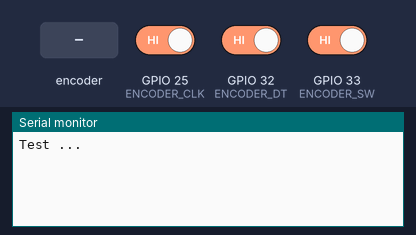
This sketch was run on a simulated ESP32. On the bench: the last lines printed to the serial monitor. The test bench sets the inputs (shaded band); at power-on: GPIO 33 (ENCODER_SW) HIGH, GPIO 25 (ENCODER_CLK) HIGH, GPIO 32 (ENCODER_DT) HIGH.

Above: at 1.2 s.
1.3 s: rotary encoder on GPIO 25 (ENCODER_CLK) / GPIO 32 (ENCODER_DT) turned 1 step (first pin leading)
At 2.1 s:
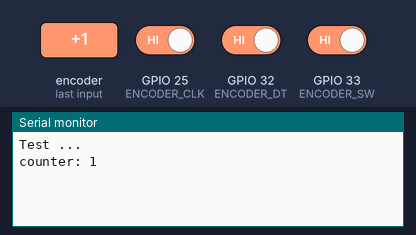
3.0 s: GPIO 33 (ENCODER_SW) driven LOW
At 3.4 s:
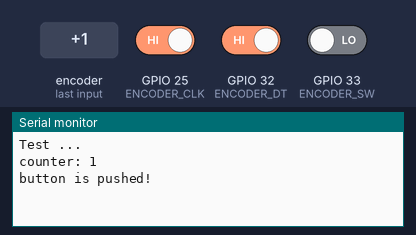
5.0 s: rotary encoder on GPIO 25 (ENCODER_CLK) / GPIO 32 (ENCODER_DT) turned 1 step (first pin leading)
At 5.33 s:
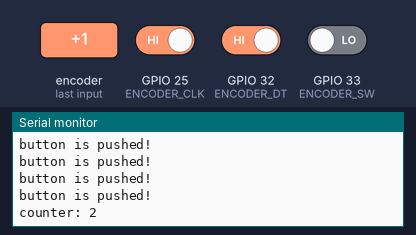

Measured:
- after the input at 1.3 s, the serial monitor: prints a new line after 0.05 s (image 1)
- after the input at 3.0 s, the serial monitor: prints a new line at once (image 2)
- after the input at 5.0 s, the serial monitor: prints a new line after 0.05 s (image 3)

The sketch:

Encoder_KY040.ino
```cpp
#define ENCODER_CLK 25
#define ENCODER_DT 32
#define ENCODER_SW 33

int counter = 0;
bool clkw = false; /* counter-clockwise direction*/
uint8_t lastStateCLK;
uint8_t currentStateCLK;
unsigned long lastPush = 0;
unsigned long buttonPushCounter = 0;
int upper_limit = 250;
void cLK_ISR()
{
  if(digitalRead(ENCODER_DT) == LOW)
  {
    clkw = true;
    if(++counter > upper_limit) counter = upper_limit;
  }
  else
  {
    clkw = false;
    if(--counter < 0) counter = 0;
  }
  Serial.print("counter: "); Serial.println(counter);
}

void buttonPush(unsigned long* buttonPushCounter)
{
  uint8_t btnState = digitalRead(ENCODER_SW);
  if(btnState == LOW)
  {
    if(millis() - lastPush < 500)
    {
      return;
    }
    lastPush = millis();
    (*buttonPushCounter)++;
    Serial.println("button is pushed!");
  }
}

void setup() {
  Serial.begin(115200);
  Serial.println("Test ...");
  pinMode(ENCODER_CLK, INPUT);
  pinMode(ENCODER_DT, INPUT);
  pinMode(ENCODER_SW, INPUT_PULLUP);
  attachInterrupt(ENCODER_CLK, cLK_ISR, RISING);
}

void loop() {
  buttonPush(&buttonPushCounter);
}
```
